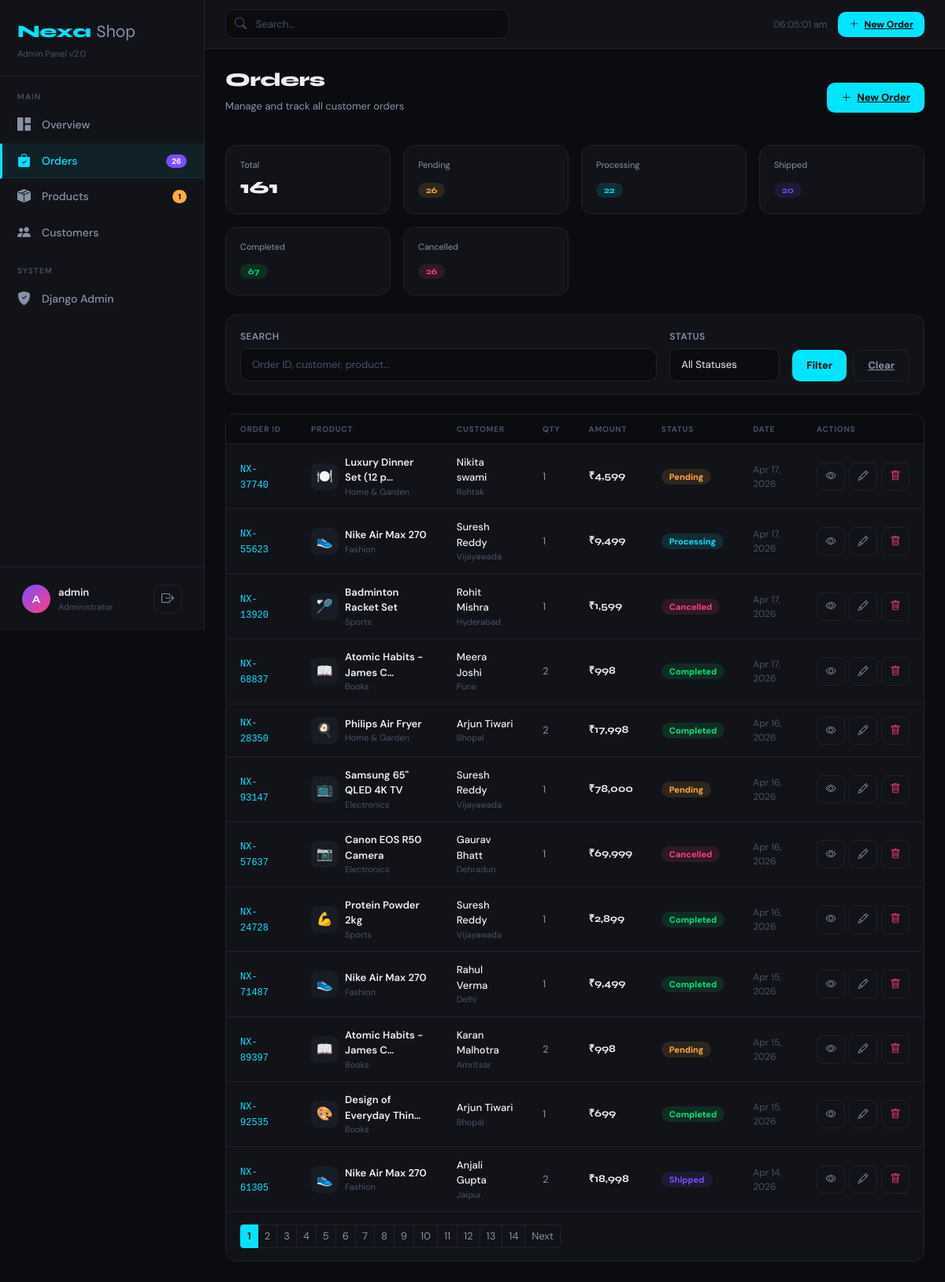
Screenshot of /orders/ (signed in) with the database file from the repository.
### dashboard/models.py (models this page shows, shortened)
class Order(models.Model):
    STATUS_CHOICES = [
        ('pending', 'Pending'),
        ('processing', 'Processing'),
        ('shipped', 'Shipped'),
        ('completed', 'Completed'),
        ('cancelled', 'Cancelled'),
    ]
    STATUS_COLORS = {
        'pending': 'warning',
        'processing': 'info',
        'shipped': 'primary',
        'completed': 'success',
        'cancelled': 'danger',
    }
    order_id = models.CharField(max_length=20, unique=True)
    customer = models.ForeignKey(Customer, on_delete=models.CASCADE, related_name='orders')
    product = models.ForeignKey(Product, on_delete=models.CASCADE, related_name='orders')
    quantity = models.PositiveIntegerField(default=1)
    amount = models.DecimalField(max_digits=12, decimal_places=2)
    status = models.CharField(max_length=20, choices=STATUS_CHOICES, default='pending')
    notes = models.TextField(blank=True)
    created_at = models.DateTimeField(default=timezone.now)
    updated_at = models.DateTimeField(auto_now=True)
    class Meta:
        ordering = ['-created_at']

class Product(models.Model):
    name = models.CharField(max_length=200)
    category = models.ForeignKey(Category, on_delete=models.SET_NULL, null=True, related_name='products')
    description = models.TextField(blank=True)
    price = models.DecimalField(max_digits=10, decimal_places=2)
    stock = models.PositiveIntegerField(default=0)
    icon = models.CharField(max_length=10, default='📦')
    is_active = models.BooleanField(default=True)
    created_at = models.DateTimeField(auto_now_add=True)
    updated_at = models.DateTimeField(auto_now=True)
    class Meta:
        ordering = ['-created_at']

class Category(models.Model):
    name = models.CharField(max_length=100)
    slug = models.SlugField(unique=True)
    icon = models.CharField(max_length=10, default='📦')
    created_at = models.DateTimeField(auto_now_add=True)
    class Meta:
        verbose_name_plural = 'Categories'
        ordering = ['name']
    def __str__(self):
        return self.name

class Customer(models.Model):
    name = models.CharField(max_length=150)
    email = models.EmailField(unique=True)
    phone = models.CharField(max_length=15, blank=True)
    city = models.CharField(max_length=100, blank=True)
    state = models.CharField(max_length=100, blank=True)
    avatar_color = models.CharField(max_length=7, default='#7c4dff')
    joined_at = models.DateTimeField(default=timezone.now)
    class Meta:
        ordering = ['-joined_at']

### dashboard/views.py (the view)
# urls.py: path('orders/', views.order_list, name='order_list'),
@login_required
def order_list(request):
    qs = Order.objects.select_related('customer', 'product').order_by('-created_at')
    q = request.GET.get('q', '')
    status = request.GET.get('status', '')
    if q:
        qs = qs.filter(Q(order_id__icontains=q) | Q(customer__name__icontains=q) | Q(product__name__icontains=q))
    if status:
        qs = qs.filter(status=status)
    paginator = Paginator(qs, 12)
    page_obj = paginator.get_page(request.GET.get('page'))
    return render(request, 'orders/list.html', {
        'page': 'orders', 'page_obj': page_obj,
        'q': q, 'status': status,
        'status_choices': Order.STATUS_CHOICES,
        'counts': {s: Order.objects.filter(status=s).count() for s, _ in Order.STATUS_CHOICES},
        'total': Order.objects.count(),
    })

### dashboard/context_processors.py (called while the page is built)
def sidebar_context(request):
    return {
        'pending_orders': Order.objects.filter(status='pending').count(),
        'low_stock_products': Product.objects.filter(stock__lt=10).count(),
    }

### templates/orders/list.html (shortened to what this page needs)
{% extends "base.html" %}
{% load humanize %}
{% block content %}
<div class="page-hdr anim">
  <div class="d-flex align-items-center justify-content-between flex-wrap gap-3">
    <div>
      <h1 class="page-title">Orders</h1>
      <p class="page-sub">Manage and track all customer orders</p>
    </div>
    <a href="{% url 'order_create' %}" class="btn-nx btn-primary-nx">
      <i class="bi bi-plus-lg"></i>
      New Order
    </a>
  </div>
</div>
<div class="row g-3 mb-4">
  <div class="col-6 col-md-3 anim anim-d1"><div class="card-nx" style="padding:16px 18px">
    <div style="font-size:11px;color:var(--t2);margin-bottom:4px">Total</div>
    <div style="font-family:Syne,sans-serif;font-size:22px;font-weight:800">{{ total }}</div>
  </div></div>
  {% for key,val in counts.items %}
  <div class="col-6 col-md-3 anim anim-d{{ forloop.counter }}">
    <div class="card-nx" style="padding:16px 18px">
    <div style="font-size:11px;color:var(--t2);margin-bottom:4px;text-transform:capitalize">{{ key }}</div>
    <div style="font-family:Syne,sans-serif;font-size:22px;font-weight:800">
      <span class="bx bx-{{ key }}">{{ val }}</span>
    </div>
  </div>
</div>
  {% endfor %}
</div>
<div class="card-nx mb-4 anim">
  <div style="padding:16px 18px">
    <form method="get" class="d-flex flex-wrap gap-3 align-items-end">
      <div style="flex:1;min-width:200px">
        <label class="form-label">Search</label>
        <input name="q" class="form-control" placeholder="Order ID, customer, product..." value="{{ q }}"/>
      </div>
      <div>
        <label class="form-label">Status</label>
        <select name="status" class="form-select" style="min-width:140px">
          <option value="">All Statuses</option>
        </select>
      </div>
      <div class="d-flex gap-2">
        <button type="submit" class="btn-nx btn-primary-nx">Filter</button>
        <a href="{% url 'order_list' %}" class="btn-nx btn-ghost">Clear</a>
      </div>
    </form>
  </div>
</div>
<div class="card-nx anim">
  <div class="table-responsive">
    <table class="tbl">
      <thead>
        <tr>
          <th>Order ID</th>
          <th>Product</th>
          <th>Customer</th>
          <th>Qty</th>
          <th>Amount</th>
          <th>Status</th>
          <th>Date</th>
          <th>Actions</th>
        </tr>
      </thead>
      <tbody>
      {% for o in page_obj %}
      <tr>
        <td>
          <a href="{% url 'order_detail' o.pk %}" style="font-family:monospace;color:var(--accent);font-size:12px;text-decoration:none">
            {{ o.order_id }}
          </a>
        </td>
        <td>
          <div style="display:flex;align-items:center;gap:9px">
            <div class="p-thumb">{{ o.product.icon }}</div>
            <div>
              <div style="font-weight:600;font-size:13px">{{ o.product.name|truncatechars:24 }}</div>
              <div style="font-size:11px;color:var(--t3)">{{ o.product.category }}</div>
            </div>
          </div>
        </td>
        <td>
          <div style="font-weight:500">{{ o.customer.name }}</div>
          <div style="font-size:11px;color:var(--t3)">{{ o.customer.city }}</div>
        </td>
        <td style="color:var(--t2)">{{ o.quantity }}</td>
        <td style="font-family:Syne,sans-serif;font-weight:700">&#8377;{{ o.amount|floatformat:0|intcomma }}</td>
        <td><span class="bx bx-{{ o.status }}">{{ o.get_status_display }}</span></td>
        <td style="color:var(--t3);font-size:12px">{{ o.created_at|date:"M d, Y" }}</td>
        <td>
          <div style="display:flex;gap:5px">
            <a href="{% url 'order_detail' o.pk %}" class="ib" title="View">
              <i class="bi bi-eye" style="font-size:13px"></i>
            </a>
            <a href="{% url 'order_edit' o.pk %}" class="ib" title="Edit">
              <i class="bi bi-pencil" style="font-size:13px"></i>
            </a>
            <a href="{% url 'order_delete' o.pk %}" class="ib" title="Delete" style="color:var(--pink)">
              <i class="bi bi-trash" style="font-size:13px"></i>
            </a>
          </div>
        </td>
      </tr>
      {% empty %}
      <tr>
        <td colspan="8" style="text-align:center;color:var(--t3);padding:40px">
          No orders found
        </td>
      </tr>
      {% endfor %}
      </tbody>
    </table>
  </div>
  {% if page_obj.has_other_pages %}
  <div style="padding:16px 18px;border-top:1px solid var(--border)">
    <nav>
      <ul class="pagination pagination-sm mb-0">
      {% for num in page_obj.paginator.page_range %}
      <li class="page-item {% if page_obj.number == num %}active{% endif %}">
        <a class="page-link" href="?page={{ num }}&q={{ q }}&status={{ status }}">
          {{ num }}
        </a>
      </li>
      {% endfor %}
      {% if page_obj.has_next %}
      <li class="page-item">
        <a class="page-link" href="?page={{ page_obj.next_page_number }}&q={{ q }}&status={{ status }}">
          Next
        </a>
      </li>
      {% endif %}
    </ul>
  </nav>
  </div>
  {% endif %}
</div>
{% endblock %}

### templates/base.html (shortened to what this page needs)
{% load static %}
<!DOCTYPE html>
<html lang="en">
<head>
<link href="https://cdn.jsdelivr.net/npm/bootstrap@5.3.0/dist/css/bootstrap.min.css" rel="stylesheet"/>
<link href="https://cdn.jsdelivr.net/npm/bootstrap-icons@1.11.3/font/bootstrap-icons.min.css" rel="stylesheet"/>
<link rel="stylesheet" href="{% static 'css/style.css' %}">
</head>
<body>
<aside class="sidebar" id="sidebar">
  <div class="sb-logo">
    <div class="brand">
      Nexa
      <span>Shop</span>
    </div>
    <small>Admin Panel v2.0</small>
  </div>
  <nav class="sb-nav">
    <div class="nav-lbl">Main</div>
    <a href="{% url 'dashboard' %}" class="nav-link {% if page == 'dashboard' %}active{% endif %}">
      <i class="bi bi-grid-1x2-fill"></i>
      Overview
    </a>
    <a href="{% url 'order_list' %}" class="nav-link {% if page == 'orders' %}active{% endif %}">
      <i class="bi bi-bag-check-fill"></i>Orders
      {% if pending_orders %}
      <span class="nav-badge">{{ pending_orders }}</span>
      {% endif %}
    </a>
    <a href="{% url 'product_list' %}" class="nav-link {% if page == 'products' %}active{% endif %}">
      <i class="bi bi-box-seam-fill"></i>Products
      {% if low_stock_products %}
      <span class="nav-badge warn">{{ low_stock_products }}</span>
      {% endif %}
    </a>
    <a href="{% url 'customer_list' %}" class="nav-link {% if page == 'customers' %}active{% endif %}">
      <i class="bi bi-people-fill"></i>
      Customers
    </a>
    <div class="nav-lbl">System</div>
    <a href="/admin/" class="nav-link" target="_blank">
      <i class="bi bi-shield-fill-check"></i>
      Django Admin
    </a>
  </nav>
  <div class="sb-footer">
    <div class="user-row">
      <div class="avatar">{{ request.user.username|first|upper }}</div>
      <div>
        <div style="font-weight:600;font-size:13px;color:var(--t1)">{{ request.user.username }}</div>
        <div style="font-size:11px;color:var(--t3)">Administrator</div>
      </div>
      <a href="{% url 'logout' %}" class="ms-auto ib" title="Logout">
        <i class="bi bi-box-arrow-right"></i>
      </a>
    </div>
  </div>
</aside>
<div class="main">
  <header class="topbar">
    <form class="search-wrap" method="get">
      <i class="bi bi-search"></i>
      <input name="q" type="search" placeholder="Search…" value="{{ request.GET.q }}"/>
    </form>
    <div class="topbar-right">
      <span style="font-size:12px;color:var(--t3);padding:0 8px" id="live-time"></span>
      <a href="{% url 'order_create' %}" class="btn-nx btn-primary-nx" style="font-size:12px;padding:7px 14px">
        <i class="bi bi-plus-lg"></i>
        New Order
      </a>
    </div>
  </header>
  <main class="page-body">
    {% block content %}{% endblock %}
  </main>
</div>
</body>
</html>

### rows the page displays
Order: order_id "NX-37740", product.icon "🍽️", product.name "Luxury Dinner Set (12 p…", product.category "Home & Garden", customer.name "Nikita swami", customer.city "Rohtak", quantity "1", amount "4,599", status "Pending", created_at "Apr 17, 2026"
Order: order_id "NX-55623", product.icon "👟", product.name "Nike Air Max 270", product.category "Fashion", customer.name "Suresh Reddy", customer.city "Vijayawada", quantity "1", amount "9,499", status "Processing", created_at "Apr 17, 2026"
Order: order_id "NX-13920", product.icon "🏸", product.name "Badminton Racket Set", product.category "Sports", customer.name "Rohit Mishra", customer.city "Hyderabad", quantity "1", amount "1,599", status "Cancelled", created_at "Apr 17, 2026"
Order: order_id "NX-68837", product.icon "📖", product.name "Atomic Habits - James C…", product.category "Books", customer.name "Meera Joshi", customer.city "Pune", quantity "2", amount "998", status "Completed", created_at "Apr 17, 2026"
Order: order_id "NX-28350", product.icon "🍳", product.name "Philips Air Fryer", product.category "Home & Garden", customer.name "Arjun Tiwari", customer.city "Bhopal", quantity "2", amount "17,998", status "Completed", created_at "Apr 16, 2026"
Order: order_id "NX-93147", product.icon "📺", product.name "Samsung 65\" QLED 4K TV", product.category "Electronics", customer.name "Suresh Reddy", customer.city "Vijayawada", quantity "1", amount "78,000", status "Pending", created_at "Apr 16, 2026"
Order: order_id "NX-57637", product.icon "📷", product.name "Canon EOS R50 Camera", product.category "Electronics", customer.name "Gaurav Bhatt", customer.city "Dehradun", quantity "1", amount "69,999", status "Cancelled", created_at "Apr 16, 2026"
Order: order_id "NX-24728", product.icon "💪", product.name "Protein Powder 2kg", product.category "Sports", customer.name "Suresh Reddy", customer.city "Vijayawada", quantity "1", amount "2,899", status "Completed", created_at "Apr 16, 2026"
Order: order_id "NX-71487", product.icon "👟", product.name "Nike Air Max 270", product.category "Fashion", customer.name "Rahul Verma", customer.city "Delhi", quantity "1", amount "9,499", status "Completed", created_at "Apr 15, 2026"
Order: order_id "NX-89397", product.icon "📖", product.name "Atomic Habits - James C…", product.category "Books", customer.name "Karan Malhotra", customer.city "Amritsar", quantity "2", amount "998", status "Pending", created_at "Apr 15, 2026"
Order: order_id "NX-92535", product.icon "🎨", product.name "Design of Everyday Thin…", product.category "Books", customer.name "Arjun Tiwari", customer.city "Bhopal", quantity "1", amount "699", status "Completed", created_at "Apr 15, 2026"
Order: order_id "NX-61305", product.icon "👟", product.name "Nike Air Max 270", product.category "Fashion", customer.name "Anjali Gupta", customer.city "Jaipur", quantity "2", amount "18,998", status "Shipped", created_at "Apr 14, 2026"

### other values shown
{{ pending_orders }} "26"
{{ low_stock_products }} "1"
{{ request.user.username|first|upper }} "A"
{{ request.user.username }} "admin"
{{ total }} "161"
{{ key }} "Pending" "Processing" "Shipped" "Completed" "Cancelled"
{{ val }} "26" "22" "20" "67" "26"
{{ num }} "1" "2" "3" "4" "5" "6" "7" "8" "9" "10" "11" "12" "13" "14"
